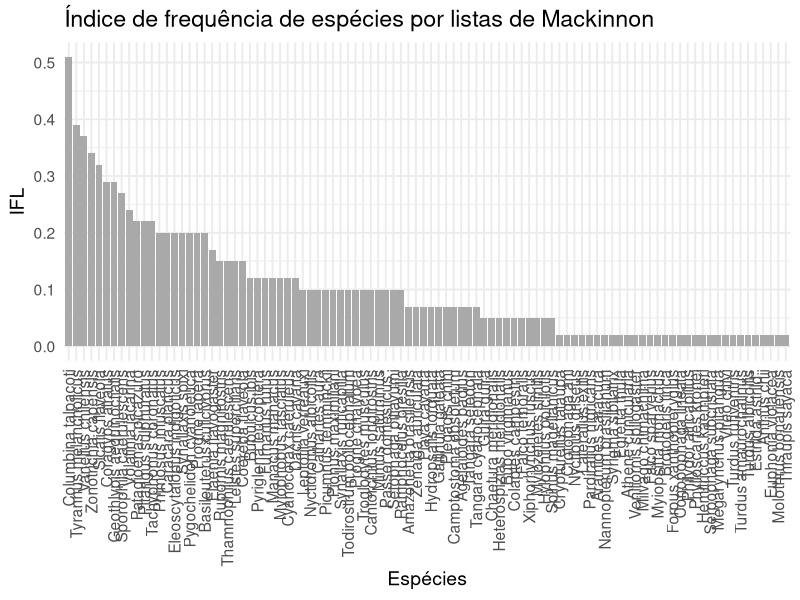

Here is the R script that generated this plot:
################################################################################
############### IFL - índice de frequência de listas de Mackinnon ##############
################################################################################

# 0. Rodar os pacotes
library(readxl)
library(vegan)
library(ggplot2)
install.packages("here")
library(here)
library(readr)

# 1. Ler dados
ifl <- read_csv2(here("dados", "ifl.csv")) #read_csv2() é para arquivos no padrão brasileiro/europeu (, e ;)
print(ifl, n = Inf)

# 2. Renomear colunas para facilitar (assumindo que são 'Especie' e 'IFL')
colnames(ifl) <- c("Especie", "IFL")

# 3. Ordenar espécies do maior para o menor IFL (opcional, facilita visualização)
ifl <- ifl[order(ifl$IFL, decreasing = TRUE), ]

# 4. Converter 'Especie' em fator para manter a ordem no gráfico
ifl$Especie <- factor(ifl$Especie, levels = ifl$Especie)

# 5. Criar gráfico de barras
ggplot(ifl, aes(x=Especie, y=IFL)) +
  geom_bar(stat="identity", fill="darkgray") +
  labs(x="Espécies", y="IFL",
       title="Índice de frequência de espécies por listas de Mackinnon") +
  theme_minimal(base_size=14) +
  theme(axis.text.x = element_text(angle=90, vjust=0.5, hjust=1))  # gira nomes das espécies
